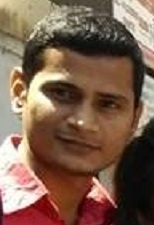
#> input picture Helmet_detection/no_helmet/1.jpg, 154 x 225 px, found by its file name
$ jupyter execute --allow-errors '사진자르기.ipynb'   (older library calls are emulated)
#> lines starting #> are read from the running program, lines starting #| are printed output that depends on the picture
# 사진 읽기

#> (a cell that did not finish here is left out)

# 파일명 변경

[cell 2]
import os

# 주어진 디렉토리에 있는 항목들의 이름을 담고 있는 리스트를 반환합니다.
# 리스트는 임의의 순서대로 나열됩니다.
file_path = 'C:\py_data\helmet_detection\dataset\helmet_orgin'
#> (the rest of this cell did not finish here and is left out)

[cell 3]
i = 1
#> (the rest of this cell did not finish here and is left out)

# 중복된 사진 제거

[cell 4]
photo_list = []

#> (the rest of this cell did not finish here and is left out)

[cell 5]
photo_size = list(map(lambda x: os.path.getsize('C:\py_data\helmet_detection\dataset\helmet_orgin' + '/' + x), photo_list))

[cell 6]
import pandas as pd

# Find Same Photos
fsp = pd.DataFrame({'filename':photo_list, 'size':photo_size})

print('사진의 갯수 :', len(fsp))

[cell 7]
fsp[:2]

[cell 8]
# Photo Value Counts
pvc = pd.DataFrame({'filename':fsp['filename'].value_counts().index, 'fn_counts':fsp['filename'].value_counts().values})
psvc = pd.DataFrame({'size':fsp['size'].value_counts().index, 'size_counts':fsp['size'].value_counts().values})

fsp = pd.merge(fsp, pvc, how = 'left', on = 'filename')
fsp = pd.merge(fsp, psvc, how = 'left', on = 'size')

#> (the rest of this cell did not finish here and is left out)

[cell 9]
for i in range(len(fsp)):
    if (fsp['fn_counts'][i] > 1) & (fsp['size_counts'][i] == 1):
        print(i)

[cell 10]
# Find Same Phto_Not Same Name
fsp_nsn = fsp.sort_values(['filename'], ascending = False).drop_duplicates(['filename'], keep = 'first')

[cell 11]
print('남은 사진의 갯수 : {}\n지워진 사진의 갯수 : {}'.format(len(fsp_nsn), len(fsp)-len(fsp_nsn)))

[cell 12]
pvc_nsn = pd.DataFrame({'filename':fsp_nsn['filename'].value_counts().index, 'fn_counts_nsn':fsp_nsn['filename'].value_counts().values})
psvc_nsn = pd.DataFrame({'size':fsp_nsn['size'].value_counts().index, 'size_counts_nsn':fsp_nsn['size'].value_counts().values})

fsp_nsn = pd.merge(fsp_nsn, pvc_nsn, how = 'left', on = 'filename')
fsp_nsn = pd.merge(fsp_nsn, psvc_nsn, how = 'left', on = 'size')

[cell 13]
fsp_nsn[fsp_nsn['fn_counts_nsn']!=1]

[cell 14]
print('사이즈 겹치는 사진의 갯수 :', len(fsp_nsn[fsp_nsn['size_counts_nsn']!=1]))
print('중복 사이즈의 갯수 :', len(psvc_nsn[psvc_nsn['size_counts_nsn']>1]))

[cell 15]
fsp_nsn[fsp_nsn['size_counts']!=1]

[cell 16]
psvc_nsn[psvc_nsn['size_counts_nsn'] >= 2]

[cell 17]
import cv2   # OpenCV
#from skimage.measure import compare_ssim
from skimage.metrics import structural_similarity as compare_ssim

# 삭제될 사진의 리스트
delete = []

try:
    for i in range(len(psvc_nsn)):

        # 중복된 크기(size)가 있는 경우
        if psvc_nsn['size_counts_nsn'][i] >= 2:

            # 그 크기에 해당하는 사진을 불러온다.
            temp = fsp_nsn[fsp_nsn['size']==psvc_nsn['size'][i]].reset_index(drop = True).sort_values(['filename'])

            # 사진 읽기
            imageA = cv2.imread('C:\py_data\helmet_detection\dataset\helmet_orgin/'+temp['filename'][0])
            imageB = cv2.imread('C:\py_data\helmet_detection\dataset\helmet_orgin/'+temp['filename'][1])

            # 이미지를 grayscale로 변환
            grayA = cv2.cvtColor(imageA, cv2.COLOR_BGR2GRAY)
            grayB = cv2.cvtColor(imageB, cv2.COLOR_BGR2GRAY)

            # 이미지의 구조가 같다면 이미지 비교
            if len(grayA)==len(grayB):
                (score, diff) = compare_ssim(grayA, grayB, full=True)

                # 차이가 없다면 하나는 delete에 넣어주기
                if score == 1:
                    delete.append(temp['filename_raw'][1])

                # 구조가 같지만 차이가 존재한다면 직접 확인하기
                else:
                    print('확인해보시오! : ', temp['filename_raw'][0], '/', temp['filename_raw'][1], f'(score : {score})')
except:
    print(i)
    pass

[cell 18]
# 중복제거된 것들은 delete 리스트에 넣어주기
delete = delete + list(fsp[~fsp['filename'].isin(fsp_nsn['filename'])]['filename'])

print('삭제할 목록 :', len(delete))

[cell 19]
# result : 처음(fsp)데이터에서 - delete를 제외한 것
result = list(fsp[~fsp['filename'].isin(delete)]['filename'])

print('남길 목록 : ', len(result))

[cell 20]
import shutil

for i in result:
    shutil.move('Photo/'+i, '/Users/mizy/Desktop/mizy/Image/Result')

for i in delete:
    shutil.move('Photo/'+i, '/Users/mizy/Desktop/mizy/Image/Delete')
#> further down, img is the input picture: shape (225, 154, 3); mean B, G, R 79, 96.7, 124.7
#> `gray = cv2.cvtColor(img, cv2.COLOR_BGR2GRAY)`:
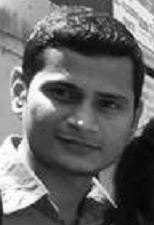
#> gray: shape (225, 154); min 4, max 255, mean 103.1

# 사진 자르기

[cell 21]
import cv2
import cvlib as cv

[cell 22]
p = 1
#> (the rest of this cell did not finish here and is left out)


$ run again, with Helmet Synthetic/face_landmarks_ex.JPG copied over Helmet_detection/no_helmet/1.jpg
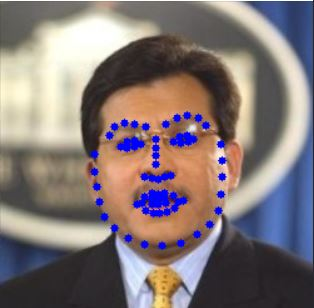
#> input picture Helmet Synthetic/face_landmarks_ex.JPG, 314 x 308 px, found by its file name
#> img is the input picture: shape (308, 314, 3); mean B, G, R 118.8, 118.7, 130.6
#> `gray = cv2.cvtColor(img, cv2.COLOR_BGR2GRAY)`:
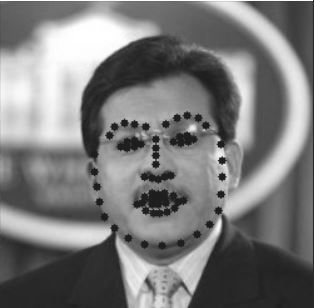
#> gray: shape (308, 314); min 15, max 255, mean 122.3

$ run again, with Helmet Synthetic/blue_helmet.png saved as Helmet_detection/no_helmet/1.jpg
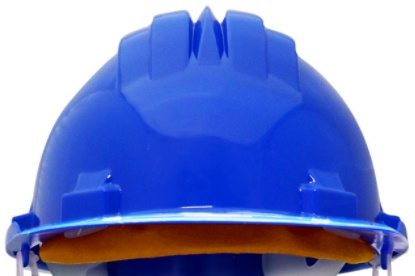
#> input picture Helmet Synthetic/blue_helmet.png, 415 x 276 px, found by its file name
#> img is the input picture: shape (276, 415, 3); mean B, G, R 200.4, 134.6, 120.8
#> `gray = cv2.cvtColor(img, cv2.COLOR_BGR2GRAY)`:
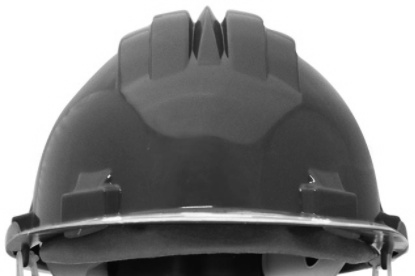
#> gray: shape (276, 415); min 6, max 255, mean 138
